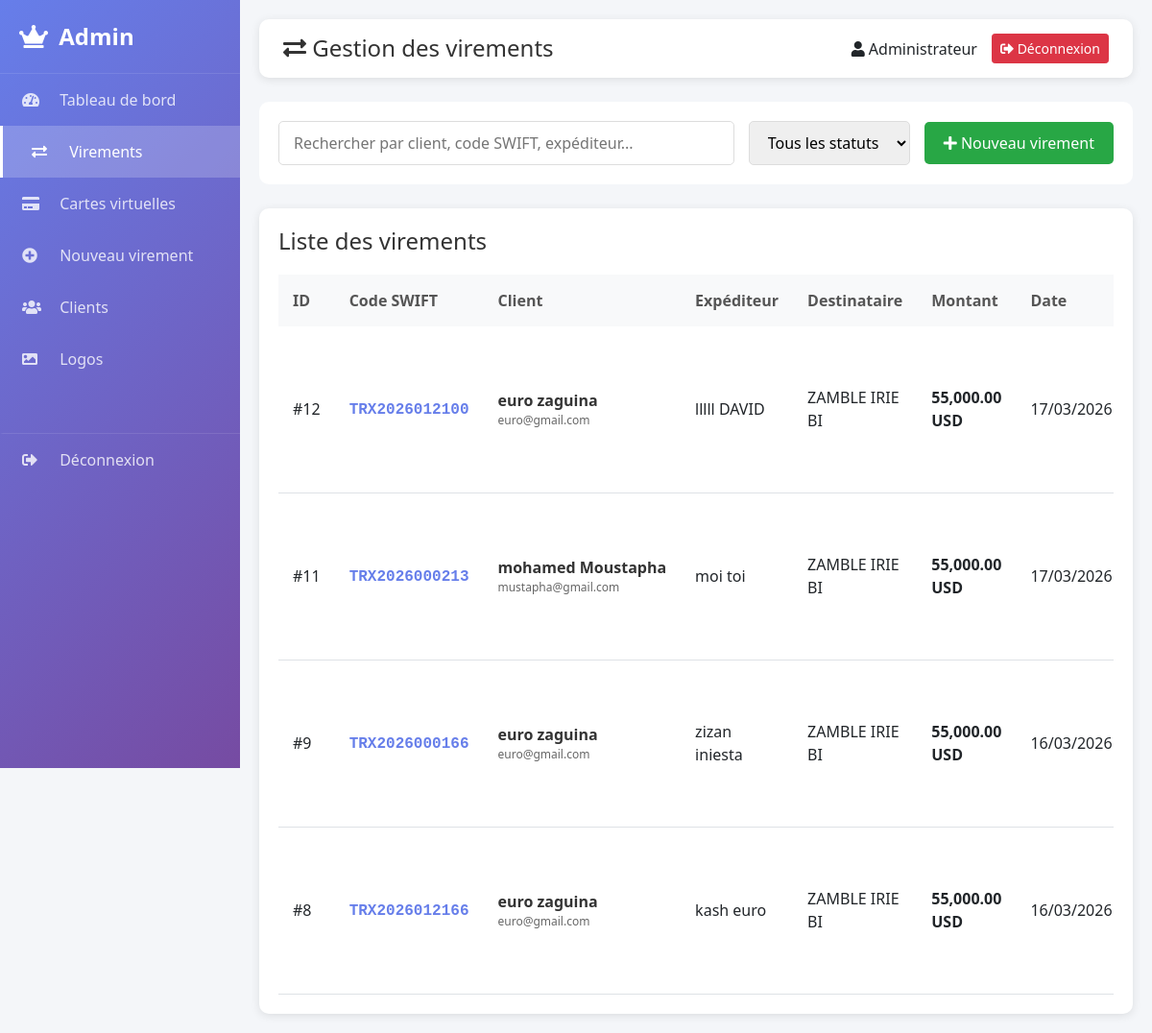
/admin-virements.php (signed in), run on the app's committed database.
### tables this page shows
CREATE TABLE IF NOT EXISTS `virements` (
  `id` int NOT NULL AUTO_INCREMENT,
  `user_id` int DEFAULT NULL,
  `code_swift` varchar(50) DEFAULT NULL,
  `date_creation` datetime DEFAULT CURRENT_TIMESTAMP,
  `date_valeur` datetime DEFAULT CURRENT_TIMESTAMP,
  `motif_virement` text DEFAULT NULL,
  `expediteur_nom` varchar(100) DEFAULT NULL,
  `expediteur_prenom` varchar(100) DEFAULT NULL,
  `expediteur_pays` varchar(100) DEFAULT NULL,
  `expediteur_numero_aba` varchar(100) DEFAULT NULL,
  `expediteur_numero_compte` varchar(100) DEFAULT NULL,
  `expediteur_nom_banque` varchar(200) DEFAULT NULL,
  `destinataire_nom` varchar(100) DEFAULT NULL,
  `destinataire_prenom` varchar(100) DEFAULT NULL,
  `destinataire_pays` varchar(100) DEFAULT NULL,
  `destinataire_code_banque` varchar(50) DEFAULT NULL,
  `destinataire_code_guichet` varchar(50) DEFAULT NULL,
  `destinataire_numero_compte` varchar(100) DEFAULT NULL,
  `destinataire_nom_banque` varchar(200) DEFAULT NULL,
  `devise` varchar(10) DEFAULT 'USD',
  `montant` decimal(15,2) DEFAULT NULL,
  `motif` text,
  `statut` varchar(50) DEFAULT 'En cours',
  `contact_whatsapp` varchar(50) DEFAULT NULL,
  `message_statut` text,
  `client_email` varchar(100) DEFAULT NULL,
  `pourcentage` int DEFAULT '95',
  `expediteur_bic` varchar(20) DEFAULT 'BKBCGB2L',
  `destinataire_bic` varchar(20) DEFAULT 'UGABGALI',
  PRIMARY KEY (`id`),
  UNIQUE KEY `code_swift` (`code_swift`),
  KEY `user_id` (`user_id`)
);

CREATE TABLE IF NOT EXISTS `utilisateurs` (
  `id` int NOT NULL AUTO_INCREMENT,
  `nom` varchar(100) NOT NULL,
  `prenom` varchar(100) NOT NULL,
  `email` varchar(150) NOT NULL,
  `telephone` varchar(20) DEFAULT NULL,
  `mot_de_passe` varchar(255) NOT NULL,
  `date_inscription` timestamp NULL DEFAULT CURRENT_TIMESTAMP,
  `role` varchar(20) DEFAULT 'client',
  `pays` varchar(100) DEFAULT 'USA',
  PRIMARY KEY (`id`),
  UNIQUE KEY `email` (`email`)
);

### admin-virements.php (the view, shortened to what this page needs)
<?php
require_once 'config.php';
try {
    $stmt = $pdo->query("
        SELECT v.*, u.nom as client_nom, u.prenom as client_prenom, u.email as client_email
        FROM virements v
        LEFT JOIN utilisateurs u ON v.user_id = u.id
        ORDER BY v.date_creation DESC
    ");
    $virements = $stmt->fetchAll();
} catch (Exception $e) {
    $virements = [];
    $erreur = "Erreur: " . $e->getMessage();
}
?>
<!DOCTYPE html>
<html lang="fr">
<head>
    <link rel="stylesheet" href="https://stackpath.bootstrapcdn.com/bootstrap/4.5.2/css/bootstrap.min.css">
    <link rel="stylesheet" href="https://cdnjs.cloudflare.com/ajax/libs/font-awesome/5.15.3/css/all.min.css">
</head>
<body>
    <div class="sidebar" id="sidebar">
        <div class="sidebar-header">
            <span><i class="fas fa-crown"></i> Admin</span>
        </div>
       <nav>
    <a href="admin-dashboard.php"><i class="fas fa-tachometer-alt"></i> Tableau de bord</a>
    <a href="admin-virements.php" class="active"><i class="fas fa-exchange-alt"></i> Virements</a>
    <a href="admin-cartes.php"><i class="fas fa-credit-card"></i> Cartes virtuelles</a>
    <a href="admin-nouveau-virement.php"><i class="fas fa-plus-circle"></i> Nouveau virement</a>
    <a href="admin-clients.php"><i class="fas fa-users"></i> Clients</a>
    <a href="admin-logos.php"><i class="fas fa-image"></i> Logos</a>
    <a href="logout.php" style="border-top: 1px solid rgba(255,255,255,0.1); margin-top: 50px;"><i class="fas fa-sign-out-alt"></i> Déconnexion</a>
</nav>
    </div>
    <div class="main-content">
        <div class="admin-header">
            <h2><i class="fas fa-exchange-alt"></i> Gestion des virements</h2>
            <div class="user-info">
                <span><i class="fas fa-user"></i> <?= htmlspecialchars(($_SESSION['user_prenom'] ?? '') . ' ' . ($_SESSION['user_nom'] ?? '')) ?></span>
                <a href="logout.php" class="btn btn-danger btn-sm"><i class="fas fa-sign-out-alt"></i> Déconnexion</a>
            </div>
        </div>
        <div class="filter-bar">
            <input type="text" id="searchInput" placeholder="Rechercher par client, code SWIFT, expéditeur...">
            <select id="statutFilter">
                <option value="">Tous les statuts</option>
            </select>
            <a href="admin-nouveau-virement.php" class="btn-success"><i class="fas fa-plus"></i> Nouveau virement</a>
        </div>
        <div class="table-card">
            <h4>Liste des virements</h4>
            <div class="table-responsive">
                <table id="virementsTable">
                    <thead>
                        <tr>
                            <th>ID</th>
                            <th>Code SWIFT</th>
                            <th>Client</th>
                            <th>Expéditeur</th>
                            <th>Destinataire</th>
                            <th>Montant</th>
                            <th>Date</th>
                        </tr>
                    </thead>
                    <tbody>
                        <?php if (empty($virements)): ?>
                            <tr><td colspan="9" class="text-center">Aucun virement trouvé</td></tr>
                        <?php else: ?>
                            <?php foreach ($virements as $v): ?>
                            <tr>
                                <td>#<?= $v['id'] ?></td>
                                <td><span class="code-swift"><?= htmlspecialchars($v['code_swift'] ?? 'N/A') ?></span></td>
                                <td>
                                    <div class="client-name"><?= htmlspecialchars($v['client_prenom'] ?? '') ?> <?= htmlspecialchars($v['client_nom'] ?? 'Inconnu') ?></div>
                                    <div class="client-email"><?= htmlspecialchars($v['client_email'] ?? '') ?></div>
                                </td>
                                <td><?= htmlspecialchars($v['expediteur_prenom'] ?? '') ?> <?= htmlspecialchars($v['expediteur_nom'] ?? '') ?></td>
                                <td><?= htmlspecialchars($v['destinataire_prenom'] ?? '') ?> <?= htmlspecialchars($v['destinataire_nom'] ?? '') ?></td>
                                <td><strong><?= number_format($v['montant'], 2) ?> <?= $v['devise'] ?></strong></td>
                                <td><?= date('d/m/Y', strtotime($v['date_creation'])) ?></td>
                            </tr>
                            <?php endforeach; ?>
                        <?php endif; ?>
                    </tbody>
                </table>
            </div>
        </div>
    </div>
</body>
</html>

### admin-virements.php (style rules this page uses)
* { margin: 0; padding: 0; box-sizing: border-box; }
body { background-color: #f4f6f9; font-family: 'Segoe UI', Tahoma, Geneva, Verdana, sans-serif; }
.sidebar { min-height: 100vh; background: linear-gradient(135deg, #667eea 0%, #764ba2 100%); color: white; position: fixed; width: 250px; transition: all 0.3s; z-index: 1000; overflow-y: auto; }
.sidebar-header { padding: 20px; font-size: 24px; font-weight: bold; border-bottom: 1px solid rgba(255,255,255,0.1); display: flex; justify-content: space-between; align-items: center; }
.sidebar a { color: rgba(255,255,255,0.8); text-decoration: none; padding: 15px 20px; display: block; transition: all 0.3s; border-left: 3px solid transparent; }
.sidebar a:hover, .sidebar a.active { background: rgba(255,255,255,0.2); color: white; padding-left: 30px; border-left: 3px solid white; }
.sidebar i { width: 25px; margin-right: 10px; }
.main-content { margin-left: 250px; padding: 20px; transition: all 0.3s; }
.admin-header { background: white; padding: 15px 25px; border-radius: 10px; box-shadow: 0 2px 10px rgba(0,0,0,0.1); margin-bottom: 25px; display: flex; justify-content: space-between; align-items: center; flex-wrap: wrap; gap: 15px; }
.admin-header h2 { margin: 0; font-size: 1.5rem; color: #333; }
.user-info { display: flex; align-items: center; gap: 15px; flex-wrap: wrap; }
.filter-bar { background: white; padding: 20px; border-radius: 10px; margin-bottom: 25px; display: flex; gap: 15px; align-items: center; flex-wrap: wrap; }
.filter-bar input, .filter-bar select { padding: 10px 15px; border: 1px solid #ddd; border-radius: 5px; font-size: 1rem; }
.filter-bar input { flex: 1; min-width: 200px; }
.filter-bar select { width: auto; min-width: 150px; }
.btn-success { background: #28a745; color: white; padding: 10px 20px; border: none; border-radius: 5px; text-decoration: none; display: inline-block; white-space: nowrap; }
.table-card { background: white; border-radius: 10px; padding: 20px; box-shadow: 0 2px 10px rgba(0,0,0,0.1); overflow-x: auto; }
.table-card h4 { margin-bottom: 20px; color: #333; }
table { width: 100%; border-collapse: collapse; min-width: 1000px; }
th { background: #f8f9fa; padding: 15px; text-align: left; color: #555; font-weight: 600; white-space: nowrap; }
td { padding: 15px; border-bottom: 1px solid #dee2e6; vertical-align: middle; }
.client-name { font-weight: bold; color: #333; white-space: nowrap; }
.client-email { font-size: 0.75rem; color: #666; }
.code-swift { font-family: monospace; font-weight: bold; color: #667eea; }

### data on the page
virements: id "12", code_swift "TRX2026012100", user.prenom "euro", user.nom "zaguina", user.email "euro@gmail.com", expediteur_prenom "lllll", expediteur_nom "DAVID", destinataire_prenom "ZAMBLE", destinataire_nom "IRIE BI", montant "55,000.00", devise "USD", date_creation "17/03/2026"
virements: id "11", code_swift "TRX2026000213", user.prenom "mohamed", user.nom "Moustapha", user.email "mustapha@gmail.com", expediteur_prenom "moi", expediteur_nom "toi", destinataire_prenom "ZAMBLE", destinataire_nom "IRIE BI", montant "55,000.00", devise "USD", date_creation "17/03/2026"
virements: id "9", code_swift "TRX2026000166", user.prenom "euro", user.nom "zaguina", user.email "euro@gmail.com", expediteur_prenom "zizan", expediteur_nom "iniesta", destinataire_prenom "ZAMBLE", destinataire_nom "IRIE BI", montant "55,000.00", devise "USD", date_creation "16/03/2026"
virements: id "8", code_swift "TRX2026012166", user.prenom "euro", user.nom "zaguina", user.email "euro@gmail.com", expediteur_prenom "kash", expediteur_nom "euro", destinataire_prenom "ZAMBLE", destinataire_nom "IRIE BI", montant "55,000.00", devise "USD", date_creation "16/03/2026"
